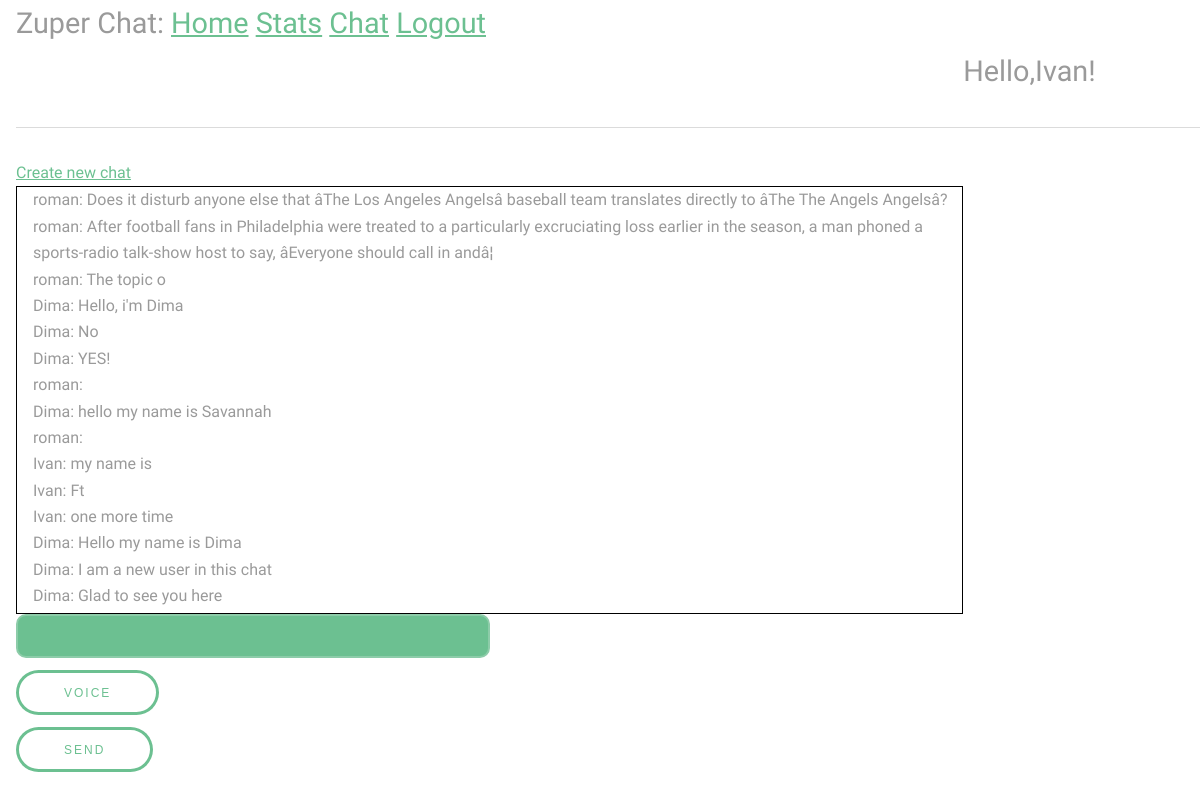
The page /chat (signed in) on the database its author committed.
### app/models.py (models this page shows, shortened)
class User(UserMixin, db.Model):
    id = db.Column(db.Integer, primary_key=True)
    username = db.Column(db.String(64), index=True, unique=True)
    email = db.Column(db.String(120), index=True, unique=True)
    password_hash = db.Column(db.String(128))
    chats = db.relationship('Chat', secondary=chats_users, backref=db.backref('users', lazy='dynamic'))

class Message(db.Model):
    id = db.Column(db.Integer, primary_key=True)
    body = db.Column(db.String(140))
    timestamp = db.Column(db.DateTime, index=True, default=datetime.utcnow)
    user_id = db.Column(db.Integer, db.ForeignKey('user.id'))
    chat_id = db.Column(db.Integer, db.ForeignKey('chat.id'), default='chat')

### app/routes.py (the view)
@app.route('/chat')
def chat():
    if not current_user.is_authenticated:
        return redirect(url_for('login'))
    for_sending = []
    for i in get_previous_messages():
        for_sending.append([(User.query.filter_by(id = i.user_id).first().username),i.body])
    for_sending = for_sending[::-1]
    return render_template('chat.html',previous_messages=for_sending)

### app/models.py (called while the page is built)
@login.user_loader
def load_user(id):
    return User.query.get(int(id))

def get_previous_messages(quantity=15, chat_id='chat'):
    messages_for_sending =  Message.query.filter_by(chat_id=chat_id).order_by(Message.id.desc()).limit(quantity).all()
    return messages_for_sending

### app/templates/chat.html (shortened to what this page needs)
{% extends "base.html" %}
{% block content %}
<a href="{{url_for('create_new_chat')}}">Create new chat</a>
<div class="Dmessages">
<ul id="messages">
{% set j = previous_messages|length %}
{% for i in range(previous_messages|length) %}
{{ previous_messages[i][0] }}: {{ previous_messages[i][1] }}
<br>
{% endfor %}
</ul>
</div>
<input type="text" id="myMessage">
<button id="sendvoice">Voice</button>
<br>
<button id="sendbutton">Send</button>
<br>
{% endblock %}

### app/templates/base.html (shortened to what this page needs)
<html>
    <head>
        <link rel="stylesheet" href="{{ url_for('static', filename='css/main.css') }}">
    </head>
    <body>
        <div style="font-size:180%">
            Zuper Chat:
            <a href="{{ url_for('index') }}">Home</a>
            <a href="{{ url_for('stats') }}">Stats</a>
            {% if current_user.is_anonymous %}
            <a href="{{ url_for('login') }}">Login</a>
            <a href="{{ url_for('register') }}">Register</a>
            {% else %}
            <a href="{{ url_for('chat') }}">Chat</a>
            <a href="{{ url_for('logout') }}">Logout</a>
            <p style="margin-left:80%;">Hello,{{current_user.username}}!</p>
            {% endif %}
        </div>
        <hr>
        {% block content %}{% endblock %}
    </body>
</html>

### app/static/css/main.css (style rules this page uses)
html, body, div, span, applet, object, iframe, h1, h2, h3, h4, h5, h6, p, blockquote, pre, a, abbr, acronym, address, big, cite, code, del, dfn, em, img, ins, kbd, q, s, samp, small, strike, strong, sub, sup, tt, var, b, u, i, center, dl, dt, dd, ol, ul, li, fieldset, form, label, legend, table, caption, tbody, tfoot, thead, tr, th, td, article, aside, canvas, details, embed, figure, figcaption, footer, header, hgroup, menu, nav, output, ruby, section, summary, time, mark, audio, video { margin: 0; padding: 0; border: 0; font-size: 100%; font: inherit; vertical-align: baseline; }
body { line-height: 1; }
ol, ul { list-style: none; }
body { -webkit-text-size-adjust: none; }
*, *:before, *:after { -moz-box-sizing: border-box; -webkit-box-sizing: border-box; box-sizing: border-box; }
body { -ms-overflow-style: scrollbar; }
body { background: #fff; margin-left: 1em; }
body, input, select, textarea { color: #9a9a9a; font-family: "Source Sans Pro", Arial, Helvetica, sans-serif; font-size: 1.3em; font-weight: 400; line-height: 1.65; }
@media screen and (max-width: 1680px) { body, input, select, textarea { font-size: 12pt; } }
@media screen and (max-width: 1280px) { body, input, select, textarea { font-size: 12pt; } }
a { color: #6cc091; text-decoration: underline; }
p { font-size: 1em; }
hr { border: 0; border-bottom: solid 1px #dbdbdb; margin: 2em 0; }
input[type="text"], input[type="password"], input[type="email"], input[type="tel"], select, textarea { -moz-appearance: none; -webkit-appearance: none; -ms-appearance: none; appearance: none; background: #6cc091; border-radius: 10px; border: none; border: solid 2px #8dcca9; color: #fff; display: block; outline: 0; padding: 0 1em; text-decoration: none; width: 40%; }
input[type="text"], input[type="password"], input[type="email"], select { height: 2.75em; }
ul { list-style: disc; margin: 0 0 2em 0; padding-left: 1em; }
input[type="submit"], input[type="reset"], input[type="button"], button, .button { -moz-appearance: none; -webkit-appearance: none; -ms-appearance: none; appearance: none; -moz-transition: background-color 0.2s ease-in-out, color 0.2s ease-in-out; -webkit-transition: background-color 0.2s ease-in-out, color 0.2s ease-in-out; -ms-transition: background-color 0.2s ease-in-out, color 0.2s ease-in-out; transition: background-color 0.2s ease-in-out, color 0.2s ease-in-out; background-color: transparent; box-shadow: inset 0 0 0 3px #6cc091; color: #6cc091 !important; border-radius: 30px; border: 0; cursor: pointer; display: inline-block; font-size: .75em; font-weight: 400; height: 3.75em; line-height: 3.85em; letter-spacing: 2px; padding: 0 4em; margin-top: 1em; text-align: center; text-decoration: none; text-transform: uppercase; white-space: nowrap; }

### app/templates/chat.html (style rules this page uses)
.Dmessages { overflow: auto; width: 80%; max-height: 50%; padding 5px; border: solid 1px black; }

### rows shown on the page
User: username "Ivan", username "Ivan" "Ivan" "Ivan"
User: username "roman" "roman" "roman" "roman" "roman"
Message: body "Does it disturb anyone else that âThe Los Angeles Angelsâ baseball team translates directly to âThe The Angels Angelsâ?"
Message: body "After football fans in Philadelphia were treated to a particularly excruciating loss earlier in the season, a man phoned a sports-radio talk-show host to say, âEveryone should call in andâ¦"
Message: body "The topic o"
User: username "Dima" "Dima" "Dima" "Dima" "Dima" "Dima" "Dima"
Message: body "Hello, i'm Dima"
Message: body "No"
Message: body "YES!"
Message: body "hello my name is Savannah"
Message: body "my name is"
Message: body "Ft"
Message: body "one more time"
Message: body "Hello my name is Dima"
Message: body "I am a new user in this chat"
Message: body "Glad to see you here"
